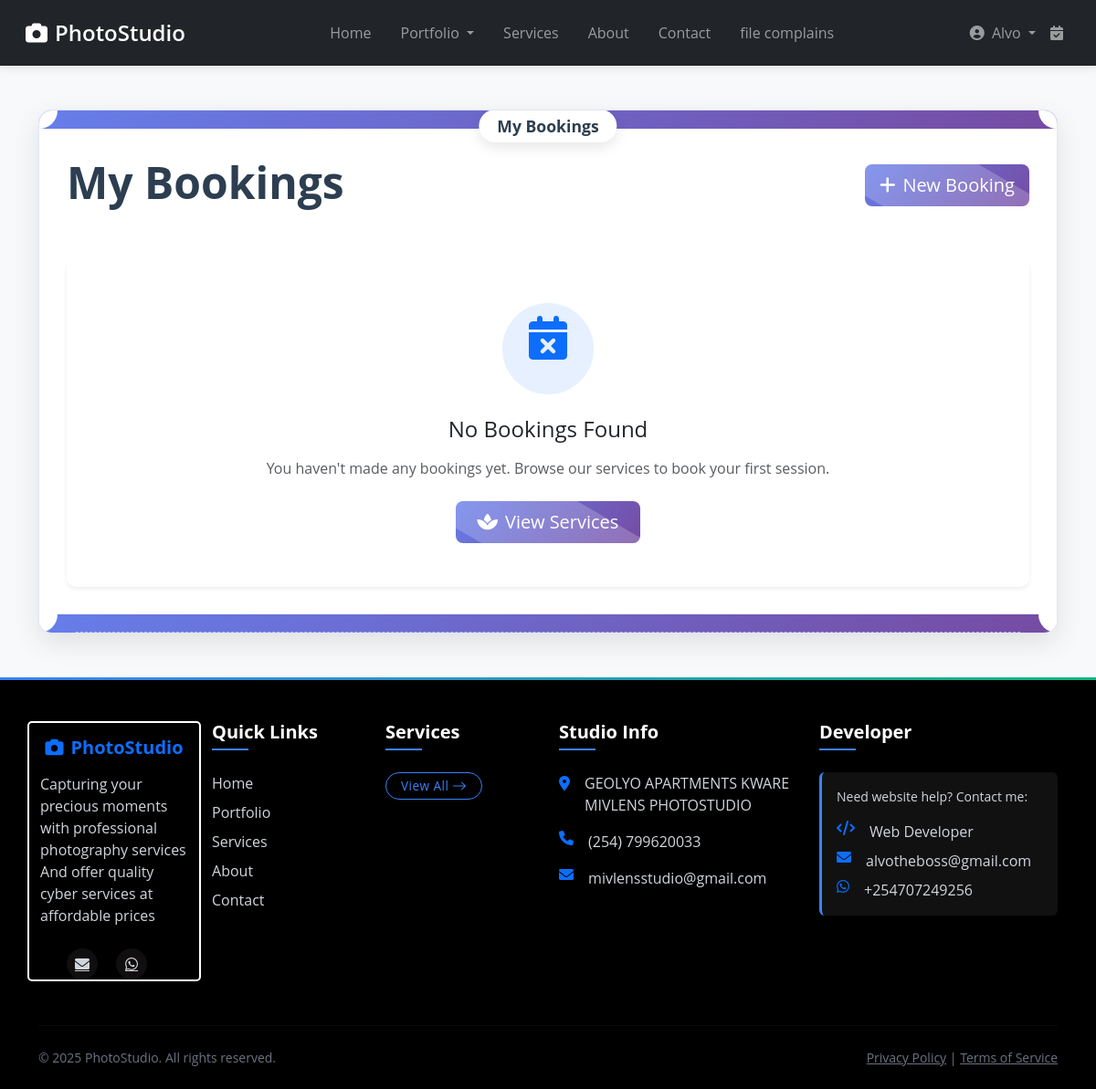
Before: /bookings/my-bookings/ (signed in) with the older database file.
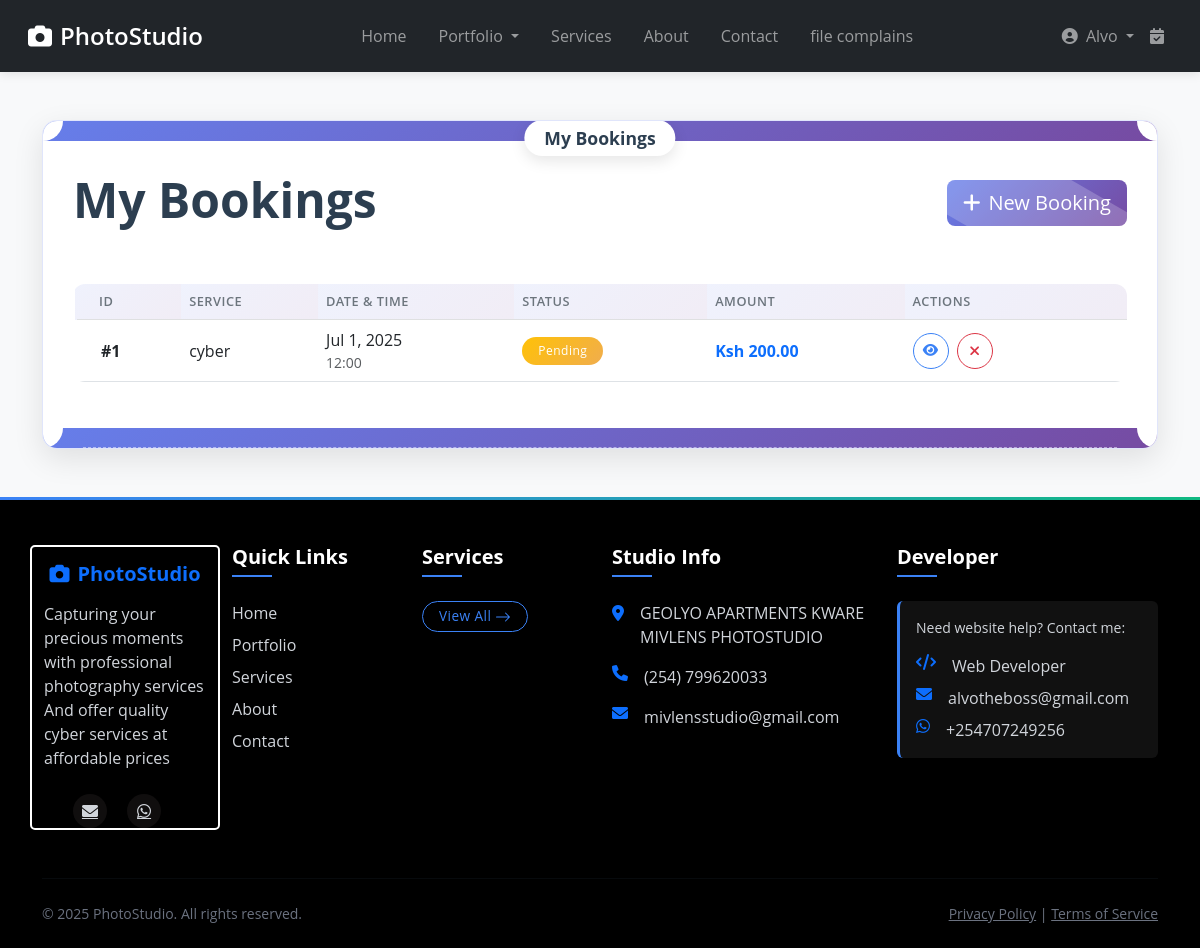
After: the same page with the newer database file.
### bookings/models.py (models this page shows, shortened)
class Booking(models.Model):
    STATUS_CHOICES = [
        ('pending', 'Pending'),
        ('confirmed', 'Confirmed'),
        ('completed', 'Completed'),
        ('cancelled', 'Cancelled'),
    ]
    client = models.ForeignKey(settings.AUTH_USER_MODEL, on_delete=models.CASCADE)
    service = models.ForeignKey(Service, on_delete=models.CASCADE, related_name='bookings')
    booking_date = models.DateTimeField()
    created_at = models.DateTimeField(auto_now_add=True)
    status = models.CharField(max_length=20, choices=STATUS_CHOICES, default='pending')
    notes = models.TextField(blank=True)
    coupon_code = models.CharField(max_length=20, blank=True)
    final_price = models.DecimalField(max_digits=8, decimal_places=2)
    paid = models.BooleanField(default=False)
    discount_amount = models.DecimalField(max_digits=8, decimal_places=2, default=0.0)
    class Meta:
        ordering = ['-booking_date']

### studio/models.py (models this page shows, shortened)
class Service(models.Model):
    name = models.CharField(max_length=200)
    slug = models.SlugField(max_length=200, unique=True, blank=True)
    description = models.TextField()
    base_price = models.DecimalField(max_digits=8, decimal_places=2)
    duration = models.DurationField()
    cover_image = models.ImageField(upload_to='service_covers/', blank=True, null=True)
    available = models.BooleanField(default=True)

### bookings/views.py (the view)
# urls.py: path('my-bookings/', UserBookingsView.as_view(), name='user_bookings'),
class UserBookingsView(LoginRequiredMixin, ListView):
    model = Booking
    template_name = 'bookings/user_bookings.html'
    context_object_name = 'bookings'
    paginate_by = 10  # Add pagination
    def get_queryset(self):
        return Booking.objects.filter(
            client=self.request.user
        ).order_by('-booking_date').select_related('service')

### bookings/templates/bookings/user_bookings.html (shortened to what the changed rows need)
{% extends 'base.html' %}
{% load static %}
{% block content %}
<div class="container py-5">
    <div class="booking-frame animate__animated animate__fadeIn">
        <div class="frame-content">
            <div class="row">
                <div class="col-12">
                    <div class="d-flex justify-content-between align-items-center mb-5">
                        <h1 class="fw-bold display-5" style="color: #2c3e50;">My Bookings</h1>
                    </div>
                    {% if bookings %}
                    <div class="table-responsive">
                        <table class="table table-hover align-middle" id="bookingsTable">
                            <thead class="table-light">
                                <tr>
                                    <th class="ps-4">ID</th>
                                    <th>Service</th>
                                    <th>Date & Time</th>
                                    <th>Status</th>
                                    <th>Amount</th>
                                    <th class="pe-4">Actions</th>
                                </tr>
                            </thead>
                            <tbody>
                                {% for booking in bookings %}
                                <tr class="animate__animated animate__fadeInUp" style="animation-delay: {{ forloop.counter0|divisibleby:2|yesno:'0.1s,0.2s' }}">
                                    <td class="ps-4 fw-bold">#{{ booking.id }}</td>
                                    <td>
                                        <div class="d-flex align-items-center">
                                            {{ booking.service.name }}
                                        </div>
                                    </td>
                                    <td>
                                        <div class="d-flex flex-column">
                                            <span class="fw-medium">{{ booking.booking_date|date:"M j, Y" }}</span>
                                            <small class="text-muted">{{ booking.booking_date|date:"H:i" }}</small>
                                        </div>
                                    </td>
                                    <td>
                                        <span class="badge rounded-pill py-2 px-3 status-badge status-{{ booking.status }}">
                                            {{ booking.get_status_display }}
                                        </span>
                                    </td>
                                    <td class="fw-bold text-primary">Ksh {{ booking.final_price }}</td>
                                    <td class="pe-4">
                                        <div class="d-flex">
                                            <a href="{% url 'bookings:booking_confirmation' booking.pk %}"
                                               class="btn btn-sm btn-outline-primary me-2 view-btn"
                                               data-bs-toggle="tooltip"
                                               title="View Details">
                                                <i class="fas fa-eye"></i>
                                            </a>
                                            {% if booking.status == 'pending' or booking.status == 'confirmed' %}
                                            <form method="post" action="{% url 'bookings:cancel_booking' booking.pk %}" class="cancel-form">
                                                <button type="submit" class="btn btn-sm btn-outline-danger cancel-btn"
                                                        data-bs-toggle="tooltip"
                                                        title="Cancel Booking">
                                                    <i class="fas fa-times"></i>
                                                </button>
                                            </form>
                                            {% else %}
                                            <button class="btn btn-sm btn-outline-secondary" disabled>
                                                <i class="fas fa-times"></i>
                                            </button>
                                            {% endif %}
                                        </div>
                                    </td>
                                </tr>
                                {% endfor %}
                            </tbody>
                        </table>
                    </div>
                    {% else %}
                    <div class="card border-0 shadow-sm animate__animated animate__zoomIn">
                        <div class="card-body text-center py-5">
                            <div class="icon-box bg-primary bg-opacity-10 text-primary rounded-circle mx-auto mb-4 pulse-animation"
                                 style="width: 100px; height: 100px; line-height: 100px;">
                                <i class="fas fa-calendar-times fa-3x"></i>
                            </div>
                            <h4 class="mb-3">No Bookings Found</h4>
                            <p class="text-muted mb-4">You haven't made any bookings yet. Browse our services to book your first session.</p>
                            <a href="{% url 'studio:services' %}" class="btn btn-primary btn-lg px-4 floating-btn">
                                <i class="fas fa-spa me-2"></i>View Services
                            </a>
                        </div>
                    </div>
                    {% endif %}
                </div>
            </div>
        </div>
    </div>
</div>
{% endblock %}
{% block extra_css %}
<link rel="stylesheet" href="https://cdnjs.cloudflare.com/ajax/libs/animate.css/4.1.1/animate.min.css"/>
<link rel="stylesheet" href="https://cdnjs.cloudflare.com/ajax/libs/font-awesome/6.0.0-beta3/css/all.min.css">
{% endblock %}

Changed rows visible on the page:
added Booking: id "1", service.name "cyber", booking_date "Jul 1, 2025", booking_date "12:00", status "Pending", final_price "200.00"
Other visible differences:
text no longer shown: "No Bookings Found You haven't made any bookings yet. Browse our services to book your first session. View Services"
text now shown: "ID SERVICE DATE & TIME STATUS AMOUNT ACTIONS"
